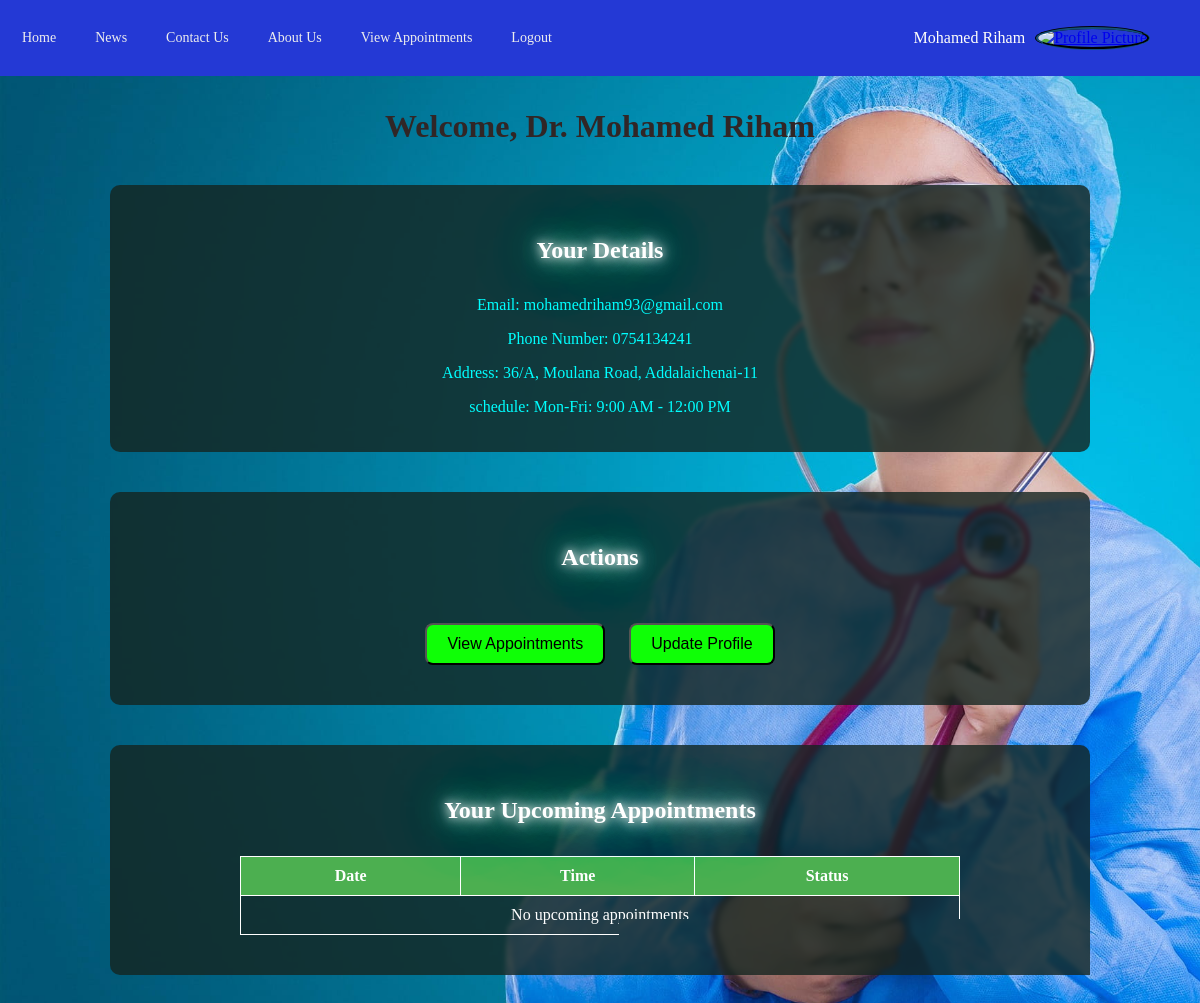
/abc_hospital/Doctors/doctor_dashboard.php (signed in), run on the app's committed database.
### tables this page shows
CREATE TABLE `doctors` (
  `id` int(11) NOT NULL,
  `name` varchar(50) NOT NULL,
  `email` varchar(100) DEFAULT NULL,
  `gender` enum('Male','Female','Other') DEFAULT NULL,
  `age` int(11) DEFAULT NULL,
  `salary` decimal(10,2) DEFAULT NULL,
  `phone_number` varchar(15) DEFAULT NULL,
  `address` text DEFAULT NULL,
  `schedule` varchar(255) DEFAULT NULL
);

### abc_hospital/Doctors/doctor_dashboard.php (the view, shortened to what this page needs)
<?php
include('../config.php');
$user_id = $_SESSION['user_id'];
$user_query = $conn->prepare("SELECT doctor_id FROM users WHERE user_id = ?");
$user_query->bind_param("i", $user_id);
$user_query->execute();
$user_query->bind_result($doctor_id);
$doctor_query = $conn->prepare("SELECT name, email, phone_number, address, schedule FROM doctors WHERE id = ?");
$doctor_query->bind_param("i", $doctor_id);
$doctor_query->execute();
$doctor_query->bind_result($doctor_name, $email, $phone_number, $address, $schedule);
$appointment_query = $conn->prepare("SELECT date, time, status FROM appointments WHERE doctor_id = ? AND date >= CURDATE() ORDER BY date, time");
$appointment_query->bind_param("i", $doctor_id);
$appointment_query->execute();
$appointment_query->store_result();
$appointment_query->bind_result($appointment_date, $appointment_time, $appointment_status);
?>
<!DOCTYPE html>
<html lang="en">
<head>
    <link rel="stylesheet" href="../css/Navigation_Style.css?version=1.0" />
    <link rel="stylesheet" href="../css/style.css?version=1">
    <link rel="stylesheet" href="../css/header.css?version=1">
    <link rel="stylesheet" href="https://cdnjs.cloudflare.com/ajax/libs/font-awesome/4.7.0/css/font-awesome.min.css">
    <link rel="stylesheet" href="../css/index.css">
</head>
<body>
    <div class="header">
        <div class="nav">
            <ul>
                <li><a href="../index.php">Home</a></li>
                <li><a href="../about-us.php">News</a></li>
                <li><a href="#">Contact Us</a></li>
                <li><a href="../about-us.php">About Us</a></li>
                <li><a href="view_appointments.php">View Appointments</a></li>
                <li><a href="../logout.php">Logout</a></li>
            </ul>
            <div class="header_right">
                <?php if (isset($_SESSION['first_name'], $_SESSION['last_name'])): ?>
                    <?= htmlspecialchars($_SESSION['first_name'] . " " . $_SESSION['last_name']); ?>
                <?php elseif (isset($_SESSION['username'])): ?>
                    <?= htmlspecialchars($_SESSION['username']); ?>
                <?php endif; ?>
                <a href="../update_info.php"><img class="profile" src="../display_image.php" alt="Profile Picture" onerror="this.onerror=null; this.src='../images/no-profile-picture-icon.png';"></a>
            </div>
        </div>
    </div>
    <div class="welcome-doc">
        <h1>Welcome, Dr. <?= htmlspecialchars($doctor_name); ?></h1>
    </div>
    <div class="your-details">
        <h2>Your Details</h2>
        <p>Email: <?= htmlspecialchars($email); ?></p>
        <p>Phone Number: <?= htmlspecialchars($phone_number); ?></p>
        <p>Address: <?= htmlspecialchars($address); ?></p>
        <p>schedule: <?= htmlspecialchars($schedule); ?></p>
    </div>
    <div class="actions">
        <h2>Actions</h2>
        <a href="view_appointments.php"><button class="btn-doc">View Appointments</button></a>
        <a href="../update_info.php"><button class="btn-doc">Update Profile</button></a>
    </div>
    <div class="appointments">
        <h2>Your Upcoming Appointments</h2>
        <table>
            <tr>
                <th>Date</th>
                <th>Time</th>
                <th>Status</th>
            </tr>
            <?php if ($appointment_query->num_rows > 0): ?>
                <?php while ($appointment_query->fetch()): ?>
                    <tr>
                        <td><?= htmlspecialchars($appointment_date); ?></td>
                        <td><?= htmlspecialchars($appointment_time); ?></td>
                        <td><?= htmlspecialchars($appointment_status); ?></td>
                    </tr>
                <?php endwhile; ?>
            <?php else: ?>
                <tr>
                    <td colspan="3">No upcoming appointments</td>
                </tr>
            <?php endif; ?>
        </table>
    </div>
</body>
</html>

### abc_hospital/css/Navigation_Style.css (style rules this page uses)
ul { list-style-type: none; margin: 0; padding: 0; overflow: hidden; }
.nav { background-color: rgba(36, 57, 213); left: 0; top: 0; width: 100%; color: rgb(255, 255, 250); text-align: center; display: flex; align-items: center; justify-content: space-between; padding: 5px 10px; z-index: 10; backdrop-filter: blur(5px); }
.header_right { margin-left: auto; }
.profile { width: 40px; height: 40px; border-radius: 50%; border-color: rgb(6, 25, 38); border-style: groove; object-fit: cover; }
li { float: left; }
li a { display: block; text-align: center; padding: 20px; text-decoration: none; color: white; }
button { padding: 1rem; background-color: rgb(3, 3, 64); border-radius: 8px; backdrop-filter: blur(5px); }

### abc_hospital/css/style.css (style rules this page uses)
body { background-image: url("../images/img8.jpg"); font-family: cursive ; margin: 0; padding: 0; background-repeat: no-repeat; background-attachment: fixed; background-size: cover; }
.header { height: var(--header-height); display: flex; align-items: center; box-sizing: border-box; position: absolute; inset-inline-start: 0; inset-inline-end: 0; z-index: 1; flex: 1; position: relative; }
h1 { color: rgb(49, 38, 38); margin: 2rem; text-align: center; }
h2 { margin: 2rem; text-shadow: 0 0 10px #fff, 0 0 20px #fff, 0 0 42px #0fa, 0 0 82px #0fa, 0 0 92px #0fa; color: white; }
table { width: 100%; border-collapse: collapse; }
table, th, td { border: 1px solid #ddd; }
th, td { padding: 8px; text-align: left; }
th { background-color: #4CAF50; color: white; }
p { color: rgb(87, 57, 57); }

### abc_hospital/css/header.css (style rules this page uses)
.header { background-color:#fff; position:relative; }
.header .nav li { margin-right: 15px; float: left; position:relative; }
.header .nav li:last-child { margin:0; }
.header .nav li a { color: #ededed; font-size: 14px; font-weight: 500; text-transform: capitalize; padding: 25px 12px; position: relative; display: inline-block; position:relative; }
.header .nav li a::before { position: absolute; content: ""; left: 0; bottom: 0; height: 3px; width:0%; background: #1A76D1; border-radius: 5px 5px 0 0; opacity:0; visibility:hidden; -webkit-transition:all 0.4s ease; -moz-transition:all 0.4s ease; transition:all 0.4s ease; }

### abc_hospital/css/index.css (style rules this page uses)
.header { background-color: #2c3e50; color: white; }
.header_right { display: flex; align-items: center; justify-content: flex-end; margin-right: 20px; }
.header_right img { border-radius: 50%; width: 40px; height: 40px; margin-left: 10px; }

### abc_hospital/Doctors/doctor_dashboard.php (style rules this page uses)
.your-details, .appointments, .actions { text-align: center; background-color: rgba(21, 37, 32, 0.8); color: white; border-radius: 10px; max-width: 900px; margin: 40px auto; padding: 20px 40px; backdrop-filter: blur(2px); }
table { margin: 20px auto; border-collapse: collapse; width: 80%; color: white; }
table, th, td { border: 1px solid white; padding: 10px; text-align: center; }
.btn-doc { background-color: rgb(15 255 6); margin: 20px 10px; padding: 10px 20px; font-size: 16px; }
.header_right { text-align: right; padding-right: 20px; }
.header_right a img { border-radius: 50%; height: 40px; width: 40px; }
p { color: aqua; }

### data on the page
doctors: name "Mohamed Riham", email "mohamedriham93@gmail.com", phone_number "0754134241", address "36/A, Moulana Road, Addalaichenai-11", schedule "Mon-Fri: 9:00 AM - 12:00 PM"

### other printed values
$_SESSION['first_name'] . " " . $_SESSION['last_name'] "Mohamed Riham"
